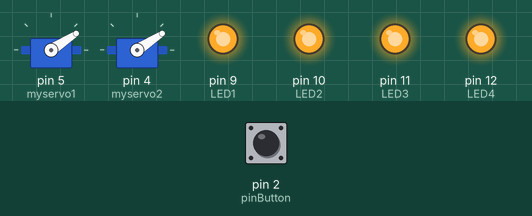
Recording of a sketch running on a simulated Arduino Uno, built with avr-gcc and run on an emulated ATmega328P. Shown: 2 × servo, output pins drawn as LEDs (lit = HIGH). Dashed ring = blinking. The inputs (shaded band) are chosen by the test bench; at power-on: pin 2 (pinButton) LOW. The audio player accepts every command and is not drawn.

Above: at 1.7 s.
1.8 s: pin 2 (pinButton) pulled HIGH for 0.15 s
At 2.2 s:
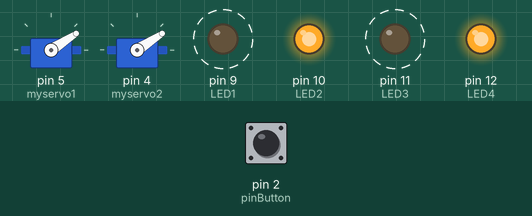
At 2.8 s:
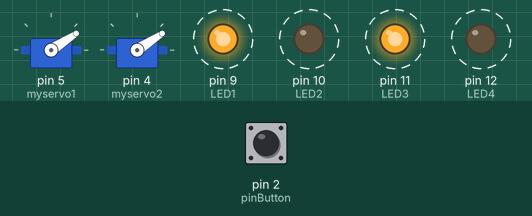
4.8 s: pin 2 (pinButton) pulled HIGH for 3.2 s
At 5.5 s:
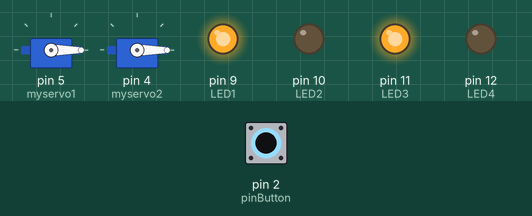
Timing chart, 0 to 13.4 s (numbered marks = the images above; inputs shaded):
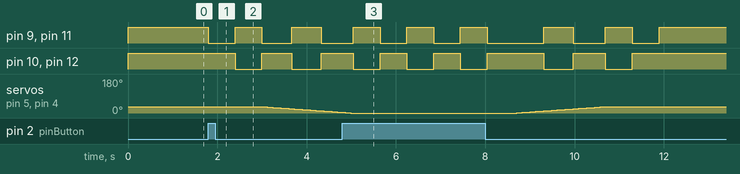

The sketch:

crossinggate.ino
```cpp
#include <DFMiniMp3.h>
#include <Servo.h>

// using v1.0.5 of DFMiniMp3 lib
class Mp3Notify {
public:
  static void OnError(uint16_t errorCode);
  static void OnPlayFinished(uint16_t globalTrack);
  static void OnCardOnline(uint16_t code);
  static void OnUsbOnline(uint16_t code);
  static void OnCardInserted(uint16_t code);
  static void OnUsbInserted(uint16_t code);
  static void OnCardRemoved(uint16_t code);
  static void OnUsbRemoved(uint16_t code);
};

// DFPlayer Mini
DFMiniMp3<HardwareSerial,Mp3Notify> mp3(Serial);

// Servo
Servo myservo1; // gate1
Servo myservo2; // gate2


// LEDs
int LED1 = 9;   // gate1
int LED2 = 10;  // gate1
int LED3 = 11;  // gate2
int LED4 = 12;  // gate2


int state = 0;

int pinButton = 2;

void setup() {
  state = 0; // 0 open, 1 closed

  pinMode(pinButton, INPUT);

  pinMode(LED1, OUTPUT);
  pinMode(LED2, OUTPUT);
  digitalWrite(LED1,HIGH);
  digitalWrite(LED2,HIGH);
  pinMode(LED3, OUTPUT);
  pinMode(LED4, OUTPUT);
  digitalWrite(LED3,HIGH);
  digitalWrite(LED4,HIGH);

  // init DFPlayer Mini
  Serial.begin(9600);
  mp3.begin();
  mp3.setVolume(25);

  // init servos
  myservo1.attach(5,600,2400);  // closed position (if left at exactly 0 servo makes constant noise)
  myservo1.write(33);           // open position
  myservo2.attach(4,600,2400);  // closed position (if left at exactly 0 servo makes constant noise)
  myservo2.write(33);           // open position
  delay(500);
  // Note: if power loss in closed position, it will jump to open
  // assumption is we turn power off in open position under normal operation

}

void loop() {
  int stateButton = digitalRead(pinButton); //read the state of the button
  if( stateButton == 1 && state == 0 ) {
      // gate was open, close the gate
      state = 1;

      // start the bell
      mp3.setVolume(25);
      mp3.loopGlobalTrack(1);

      // start the flasher
      digitalWrite(LED1,LOW);
      digitalWrite(LED3,LOW);
      delay(600);
      digitalWrite(LED1,HIGH);
      digitalWrite(LED2,LOW);
      digitalWrite(LED3,HIGH);
      digitalWrite(LED4,LOW);
      delay(600);
      digitalWrite(LED1,LOW);
      digitalWrite(LED2,HIGH);
      digitalWrite(LED3,LOW);
      digitalWrite(LED4,HIGH);

      // close the gate
      // start is 33deg -> 33x60ms = 1980ms
      int cpos = myservo1.read();
      for(; cpos >= 0; cpos -= 1) {
        myservo1.write(cpos);
        myservo2.write(cpos);
        if( cpos == 22 ) {
          digitalWrite(LED1,HIGH);
          digitalWrite(LED2,LOW);
          digitalWrite(LED3,HIGH);
          digitalWrite(LED4,LOW);
        }
        if( cpos == 11 ) {
          digitalWrite(LED1,LOW);
          digitalWrite(LED2,HIGH);
          digitalWrite(LED3,LOW);
          digitalWrite(LED4,HIGH);
        }
        delay(60); // waits ms for the servo to reach the position
      }
      digitalWrite(LED1,HIGH);
      digitalWrite(LED2,LOW);
      digitalWrite(LED3,HIGH);
      digitalWrite(LED4,LOW);
      delay(600);
      digitalWrite(LED1,LOW);
      digitalWrite(LED2,HIGH);
      digitalWrite(LED3,LOW);
      digitalWrite(LED4,HIGH);

      // stop the bell
      delay(600);
      mp3.stop();
  } else if( stateButton == 1 && state == 1 ) {
      // gate was closed, keep it closed
      digitalWrite(LED1,HIGH);
      digitalWrite(LED2,LOW);
      digitalWrite(LED3,HIGH);
      digitalWrite(LED4,LOW);
      delay(600);
      digitalWrite(LED1,LOW);
      digitalWrite(LED2,HIGH);
      digitalWrite(LED3,LOW);
      digitalWrite(LED4,HIGH);
      delay(600);
  } else if( stateButton == 0 && state == 1 ) {
      // gate was closed, open it
      state = 0;

      int cpos = myservo1.read();
      for(; cpos <= 33; cpos += 1) {
        myservo1.write(cpos);
        myservo2.write(cpos);
        if( cpos == 11 ) {
          digitalWrite(LED1,HIGH);
          digitalWrite(LED2,LOW);
          digitalWrite(LED3,HIGH);
          digitalWrite(LED4,LOW);
        }
        if( cpos == 22 ) {
          digitalWrite(LED1,LOW);
          digitalWrite(LED2,HIGH);
          digitalWrite(LED3,LOW);
          digitalWrite(LED4,HIGH);
        }
        delay(60);
      }
      digitalWrite(LED1,HIGH);
      digitalWrite(LED2,LOW);
      digitalWrite(LED3,HIGH);
      digitalWrite(LED4,LOW);
      delay(600);
      digitalWrite(LED1,LOW);
      digitalWrite(LED2,HIGH);
      digitalWrite(LED3,LOW);
      digitalWrite(LED4,HIGH);
      delay(600);
      digitalWrite(LED1,HIGH);
      digitalWrite(LED3,HIGH);

  } else {
    // gate is open and should be open
    // do nothing
  }
}


void Mp3Notify::OnError(uint16_t errorCode) {
  // see DfMp3_Error for code meaning
  Serial.println();
  Serial.print("Com Error ");
  Serial.println(errorCode);
}

void Mp3Notify::OnPlayFinished(uint16_t globalTrack) {
  Serial.println();
  Serial.print("Play finished for #");
  Serial.println(globalTrack);
}

void Mp3Notify::OnCardOnline(uint16_t code) {
  Serial.println();
  Serial.print("Card online ");
  Serial.println(code);
}

void Mp3Notify::OnUsbOnline(uint16_t code) {
  Serial.println();
  Serial.print("USB Disk online ");
  Serial.println(code);
}

void Mp3Notify::OnCardInserted(uint16_t code) {
  Serial.println();
  Serial.print("Card inserted ");
  Serial.println(code);
}

void Mp3Notify::OnUsbInserted(uint16_t code) {
  Serial.println();
  Serial.print("USB Disk inserted ");
  Serial.println(code);
}

void Mp3Notify::OnCardRemoved(uint16_t code) {
  Serial.println();
  Serial.print("Card removed ");
  Serial.println(code);
}

void Mp3Notify::OnUsbRemoved(uint16_t code) {
  Serial.println();
  Serial.print("USB Disk removed ");
  Serial.println(code);
}
```

Measured:
- after the input at 1.8 s, pin 9 (LED1), pin 11 (LED3): alternates HIGH for 0.63 s and LOW for 0.63 s, starting at once; pin 10 (LED2), pin 12 (LED4): alternates HIGH for 0.66 s and LOW for 0.63 s, starting after 0.60 s; servo on pin 5 (myservo1), servo on pin 4 (myservo2): moves from 33° to 4° over 1.7 s, starting after 1.3 s
